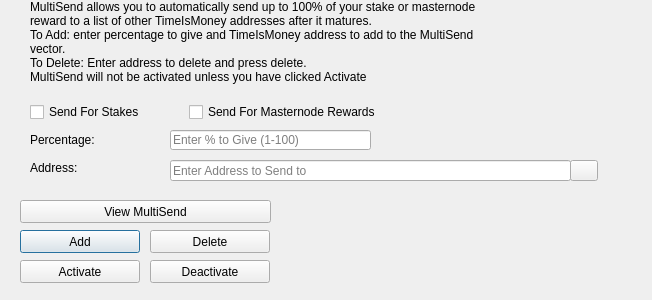
<?xml version="1.0" encoding="UTF-8"?>
<ui version="4.0">
 <class>MultiSendDialog</class>
 <widget class="QDialog" name="MultiSendDialog">
  <property name="windowModality">
   <enum>Qt::NonModal</enum>
  </property>
  <property name="geometry">
   <rect>
    <x>0</x>
    <y>0</y>
    <width>652</width>
    <height>300</height>
   </rect>
  </property>
  <property name="windowTitle">
   <string>MultiSend</string>
  </property>
  <widget class="QLineEdit" name="multiSendPercentEdit">
   <property name="geometry">
    <rect>
     <x>170</x>
     <y>130</y>
     <width>201</width>
     <height>20</height>
    </rect>
   </property>
   <property name="toolTip">
    <string>Enter whole numbers 1 - 100</string>
   </property>
   <property name="placeholderText">
    <string>Enter % to Give (1-100)</string>
   </property>
  </widget>
  <widget class="QLineEdit" name="multiSendAddressEdit">
   <property name="geometry">
    <rect>
     <x>170</x>
     <y>160</y>
     <width>401</width>
     <height>21</height>
    </rect>
   </property>
   <property name="toolTip">
    <string/>
   </property>
   <property name="placeholderText">
    <string>Enter Address to Send to</string>
   </property>
  </widget>
  <widget class="QLabel" name="label_2">
   <property name="geometry">
    <rect>
     <x>30</x>
     <y>0</y>
     <width>451</width>
     <height>121</height>
    </rect>
   </property>
   <property name="lineWidth">
    <number>1</number>
   </property>
   <property name="text">
    <string>MultiSend allows you to automatically send up to 100% of your stake or masternode reward to a list of other TimeIsMoney addresses after it matures.
To Add: enter percentage to give and TimeIsMoney address to add to the MultiSend vector.
To Delete: Enter address to delete and press delete.
MultiSend will not be activated unless you have clicked Activate</string>
   </property>
   <property name="alignment">
    <set>Qt::AlignLeading|Qt::AlignLeft|Qt::AlignTop</set>
   </property>
   <property name="wordWrap">
    <bool>true</bool>
   </property>
  </widget>
  <widget class="QLabel" name="message">
   <property name="geometry">
    <rect>
     <x>290</x>
     <y>200</y>
     <width>351</width>
     <height>91</height>
    </rect>
   </property>
   <property name="text">
    <string/>
   </property>
  </widget>
  <widget class="QPushButton" name="addButton">
   <property name="geometry">
    <rect>
     <x>20</x>
     <y>230</y>
     <width>120</width>
     <height>23</height>
    </rect>
   </property>
   <property name="toolTip">
    <string/>
   </property>
   <property name="statusTip">
    <string>Add to MultiSend Vector</string>
   </property>
   <property name="text">
    <string>Add</string>
   </property>
  </widget>
  <widget class="QPushButton" name="disableButton">
   <property name="geometry">
    <rect>
     <x>150</x>
     <y>260</y>
     <width>120</width>
     <height>23</height>
    </rect>
   </property>
   <property name="statusTip">
    <string>Deactivate MultiSend</string>
   </property>
   <property name="text">
    <string>Deactivate</string>
   </property>
  </widget>
  <widget class="QPushButton" name="addressBookButton">
   <property name="geometry">
    <rect>
     <x>570</x>
     <y>160</y>
     <width>28</width>
     <height>21</height>
    </rect>
   </property>
   <property name="toolTip">
    <string>Choose an address from the address book</string>
   </property>
   <property name="text">
    <string/>
   </property>
   <property name="icon">
    <iconset resource="../timeismoney.qrc">
     <normaloff>:/icons/address-book</normaloff>:/icons/address-book</iconset>
   </property>
   <property name="shortcut">
    <string>Alt+A</string>
   </property>
   <property name="autoDefault">
    <bool>false</bool>
   </property>
  </widget>
  <widget class="QLabel" name="label">
   <property name="geometry">
    <rect>
     <x>30</x>
     <y>130</y>
     <width>121</width>
     <height>20</height>
    </rect>
   </property>
   <property name="toolTip">
    <string>Percentage of stake to send</string>
   </property>
   <property name="text">
    <string>Percentage:</string>
   </property>
  </widget>
  <widget class="QLabel" name="label_5">
   <property name="geometry">
    <rect>
     <x>30</x>
     <y>160</y>
     <width>111</width>
     <height>16</height>
    </rect>
   </property>
   <property name="toolTip">
    <string>Address to send portion of stake to</string>
   </property>
   <property name="text">
    <string>Address:</string>
   </property>
  </widget>
  <widget class="QPushButton" name="deleteButton">
   <property name="geometry">
    <rect>
     <x>150</x>
     <y>230</y>
     <width>120</width>
     <height>23</height>
    </rect>
   </property>
   <property name="toolTip">
    <string/>
   </property>
   <property name="statusTip">
    <string>Delete Address From MultiSend Vector</string>
   </property>
   <property name="text">
    <string>Delete</string>
   </property>
  </widget>
  <widget class="QPushButton" name="activateButton">
   <property name="geometry">
    <rect>
     <x>20</x>
     <y>260</y>
     <width>120</width>
     <height>23</height>
    </rect>
   </property>
   <property name="statusTip">
    <string>Activate MultiSend</string>
   </property>
   <property name="text">
    <string>Activate</string>
   </property>
  </widget>
  <widget class="QPushButton" name="viewButton">
   <property name="geometry">
    <rect>
     <x>20</x>
     <y>200</y>
     <width>251</width>
     <height>23</height>
    </rect>
   </property>
   <property name="toolTip">
    <string/>
   </property>
   <property name="statusTip">
    <string>View MultiSend Vector</string>
   </property>
   <property name="text">
    <string>View MultiSend</string>
   </property>
  </widget>
  <widget class="QWidget" name="horizontalLayoutWidget">
   <property name="geometry">
    <rect>
     <x>30</x>
     <y>100</y>
     <width>351</width>
     <height>24</height>
    </rect>
   </property>
   <layout class="QHBoxLayout" name="horizontalLayout">
    <item>
     <widget class="QCheckBox" name="multiSendStakeCheckBox">
      <property name="text">
       <string>Send For Stakes</string>
      </property>
     </widget>
    </item>
    <item>
     <widget class="QCheckBox" name="multiSendMasternodeCheckBox">
      <property name="text">
       <string>Send For Masternode Rewards</string>
      </property>
     </widget>
    </item>
   </layout>
  </widget>
 </widget>
 <resources>
  <include location="../timeismoney.qrc"/>
 </resources>
 <connections/>
</ui>
